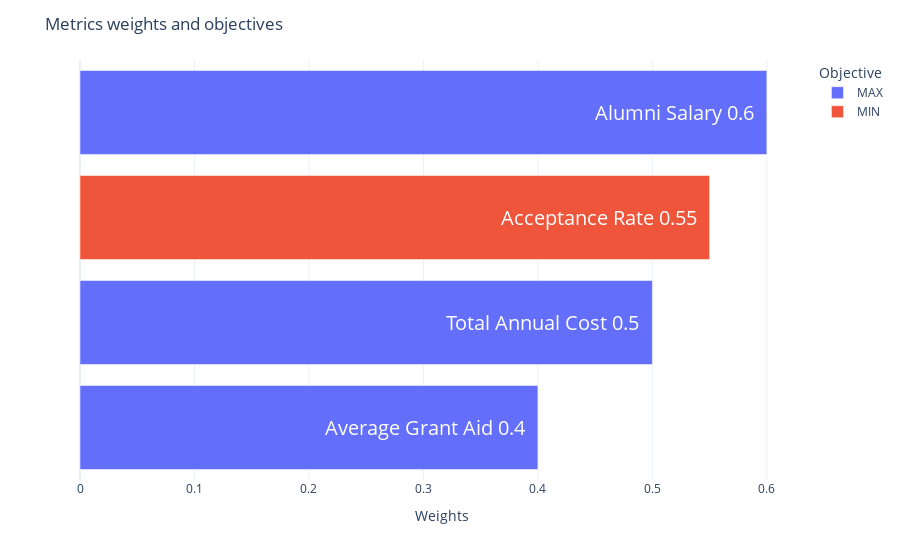

Notebook code cell kept with this figure:
### Code cell
# Metrics weights and objectives barplot
fig =px.bar(data_frame=dm.weights,
            orientation="h",
            color=dm.objectives,
           text=dm.weights.index+" "+dm.weights.astype(str)+"  ")

fig.update_layout(yaxis={'categoryorder':'total ascending'},
                  uniformtext_minsize=20,
                  uniformtext_mode='hide',
                 title_text = 'Metrics weights and objectives' )
#y axis    
fig.update_yaxes(visible=False)
fig.update_xaxes(title="Weights")

fig.update_traces(textfont_color='white')

fig.update_layout(
    legend=dict(title="Objective")
    )

### Figure 1 — Plotly figure (JSON) as saved in the notebook; plotly's stock layout.template omitted (floating-point values rounded to 4 significant figures)
{"data": [{"alignmentgroup": "True", "hovertemplate": "color=MAX<br>value=%{x}<br>index=%{y}<br>text=%{text}<extra></extra>", "legendgroup": "MAX", "marker": {"color": "#636efa", "pattern": {"shape": ""}}, "name": "MAX", "offsetgroup": "MAX", "orientation": "h", "showlegend": true, "text": ["Average Grant Aid 0.4  ", "Alumni Salary 0.6  ", "Total Annual Cost 0.5  "], "textfont": {"color": "white"}, "textposition": "auto", "type": "bar", "x": [0.4, 0.6, 0.5], "xaxis": "x", "y": ["Average Grant Aid", "Alumni Salary", "Total Annual Cost"], "yaxis": "y"}, {"alignmentgroup": "True", "hovertemplate": "color=MIN<br>value=%{x}<br>index=%{y}<br>text=%{text}<extra></extra>", "legendgroup": "MIN", "marker": {"color": "#EF553B", "pattern": {"shape": ""}}, "name": "MIN", "offsetgroup": "MIN", "orientation": "h", "showlegend": true, "text": ["Acceptance Rate 0.55  "], "textfont": {"color": "white"}, "textposition": "auto", "type": "bar", "x": [0.55], "xaxis": "x", "y": ["Acceptance Rate"], "yaxis": "y"}], "layout": {"barmode": "relative", "legend": {"title": {"text": "Objective"}, "tracegroupgap": 0}, "margin": {"t": 60}, "title": {"text": "Metrics weights and objectives"}, "uniformtext": {"minsize": 20, "mode": "hide"}, "xaxis": {"anchor": "y", "domain": [0, 1], "title": {"text": "Weights"}}, "yaxis": {"anchor": "x", "categoryorder": "total ascending", "domain": [0, 1], "title": {"text": "index"}, "visible": false}}}
